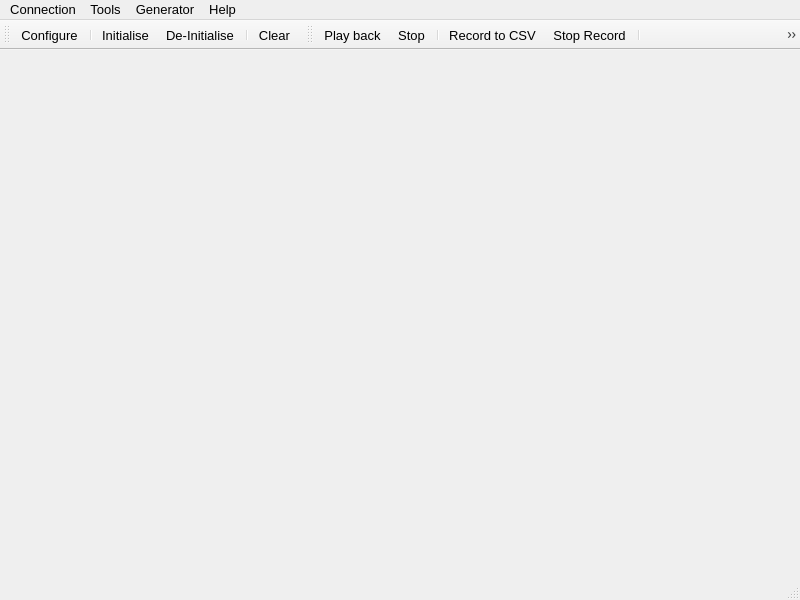
<?xml version="1.0" encoding="UTF-8"?>
<ui version="4.0">
 <class>MainWindow</class>
 <widget class="QMainWindow" name="MainWindow">
  <property name="geometry">
   <rect>
    <x>0</x>
    <y>0</y>
    <width>800</width>
    <height>600</height>
   </rect>
  </property>
  <property name="sizePolicy">
   <sizepolicy hsizetype="Expanding" vsizetype="Preferred">
    <horstretch>0</horstretch>
    <verstretch>0</verstretch>
   </sizepolicy>
  </property>
  <property name="font">
   <font>
    <family>Arial</family>
    <pointsize>10</pointsize>
   </font>
  </property>
  <property name="windowTitle">
   <string>iKonvert Gateway test by Digital Yacht</string>
  </property>
  <property name="documentMode">
   <bool>false</bool>
  </property>
  <widget class="QWidget" name="centralWidget">
   <property name="sizePolicy">
    <sizepolicy hsizetype="Fixed" vsizetype="Fixed">
     <horstretch>0</horstretch>
     <verstretch>0</verstretch>
    </sizepolicy>
   </property>
   <property name="maximumSize">
    <size>
     <width>300</width>
     <height>300</height>
    </size>
   </property>
   <property name="cursor">
    <cursorShape>ArrowCursor</cursorShape>
   </property>
   <property name="autoFillBackground">
    <bool>false</bool>
   </property>
  </widget>
  <widget class="QMenuBar" name="menuBar">
   <property name="geometry">
    <rect>
     <x>0</x>
     <y>0</y>
     <width>800</width>
     <height>17</height>
    </rect>
   </property>
   <widget class="QMenu" name="menuCalls">
    <property name="title">
     <string>Connection</string>
    </property>
    <addaction name="actionConnect"/>
    <addaction name="actionDisconnect"/>
    <addaction name="separator"/>
    <addaction name="actionQuit"/>
   </widget>
   <widget class="QMenu" name="menuTools">
    <property name="title">
     <string>Tools</string>
    </property>
    <addaction name="actionConfigure"/>
    <addaction name="actionClear"/>
   </widget>
   <widget class="QMenu" name="menuHelp">
    <property name="title">
     <string>Help</string>
    </property>
    <addaction name="actionAbout"/>
    <addaction name="actionAboutQt"/>
   </widget>
   <widget class="QMenu" name="menuGenerator">
    <property name="title">
     <string>Generator</string>
    </property>
    <addaction name="actionRun"/>
    <addaction name="actionStop"/>
    <addaction name="separator"/>
    <addaction name="actionRec"/>
    <addaction name="actionStop_Record"/>
    <addaction name="separator"/>
    <addaction name="actionSend"/>
    <addaction name="actionSend_126992"/>
   </widget>
   <addaction name="menuCalls"/>
   <addaction name="menuTools"/>
   <addaction name="menuGenerator"/>
   <addaction name="menuHelp"/>
  </widget>
  <widget class="QToolBar" name="mainToolBar">
   <attribute name="toolBarArea">
    <enum>TopToolBarArea</enum>
   </attribute>
   <attribute name="toolBarBreak">
    <bool>false</bool>
   </attribute>
   <addaction name="actionConfigure"/>
   <addaction name="separator"/>
   <addaction name="actionConnect"/>
   <addaction name="actionDisconnect"/>
   <addaction name="separator"/>
   <addaction name="actionClear"/>
  </widget>
  <widget class="QStatusBar" name="statusBar"/>
  <widget class="QToolBar" name="generatorToolBar">
   <property name="windowTitle">
    <string>toolBar</string>
   </property>
   <attribute name="toolBarArea">
    <enum>TopToolBarArea</enum>
   </attribute>
   <attribute name="toolBarBreak">
    <bool>false</bool>
   </attribute>
   <addaction name="actionRun"/>
   <addaction name="actionStop"/>
   <addaction name="separator"/>
   <addaction name="actionRec"/>
   <addaction name="actionStop_Record"/>
   <addaction name="separator"/>
   <addaction name="actionSend_126992"/>
   <addaction name="actionSend"/>
  </widget>
  <action name="actionAbout">
   <property name="text">
    <string>&amp;About</string>
   </property>
   <property name="toolTip">
    <string>About program</string>
   </property>
   <property name="shortcut">
    <string>Alt+A</string>
   </property>
  </action>
  <action name="actionAboutQt">
   <property name="text">
    <string>About Qt</string>
   </property>
  </action>
  <action name="actionConnect">
   <property name="icon">
    <iconset resource="terminal.qrc">
     <normaloff>:/images/connect.png</normaloff>:/images/connect.png</iconset>
   </property>
   <property name="text">
    <string>Initialise</string>
   </property>
   <property name="iconText">
    <string>Initialise</string>
   </property>
   <property name="toolTip">
    <string>Initialize the Gateway</string>
   </property>
   <property name="whatsThis">
    <string>Initialize the Gateway</string>
   </property>
   <property name="shortcut">
    <string>Ctrl+O</string>
   </property>
  </action>
  <action name="actionDisconnect">
   <property name="icon">
    <iconset resource="terminal.qrc">
     <normaloff>:/images/disconnect.png</normaloff>:/images/disconnect.png</iconset>
   </property>
   <property name="text">
    <string>De-Initialise</string>
   </property>
   <property name="iconText">
    <string>De-Initialise</string>
   </property>
   <property name="toolTip">
    <string>De-Initialize the Gateway</string>
   </property>
   <property name="whatsThis">
    <string>De-Initialize the Gateway</string>
   </property>
   <property name="shortcut">
    <string>Ctrl+D</string>
   </property>
  </action>
  <action name="actionConfigure">
   <property name="icon">
    <iconset resource="terminal.qrc">
     <normaloff>:/images/settings.png</normaloff>:/images/settings.png</iconset>
   </property>
   <property name="text">
    <string>&amp;Configure</string>
   </property>
   <property name="toolTip">
    <string>Configure serial port</string>
   </property>
   <property name="shortcut">
    <string>Alt+C</string>
   </property>
  </action>
  <action name="actionClear">
   <property name="icon">
    <iconset resource="terminal.qrc">
     <normaloff>:/images/clear.png</normaloff>:/images/clear.png</iconset>
   </property>
   <property name="text">
    <string>C&amp;lear</string>
   </property>
   <property name="toolTip">
    <string>Clear Window</string>
   </property>
   <property name="shortcut">
    <string>Alt+L</string>
   </property>
  </action>
  <action name="actionQuit">
   <property name="icon">
    <iconset resource="terminal.qrc">
     <normaloff>:/images/application-exit.png</normaloff>:/images/application-exit.png</iconset>
   </property>
   <property name="text">
    <string>&amp;Quit</string>
   </property>
   <property name="shortcut">
    <string>Ctrl+Q</string>
   </property>
  </action>
  <action name="actionRun">
   <property name="icon">
    <iconset resource="terminal.qrc">
     <normaloff>:/images/run.png</normaloff>:/images/run.png</iconset>
   </property>
   <property name="text">
    <string>Play back</string>
   </property>
   <property name="toolTip">
    <string>Start to generate sentences</string>
   </property>
   <property name="shortcut">
    <string>Ctrl+R</string>
   </property>
  </action>
  <action name="actionStop">
   <property name="icon">
    <iconset resource="terminal.qrc">
     <normaloff>:/images/stop.png</normaloff>:/images/stop.png</iconset>
   </property>
   <property name="text">
    <string>Stop</string>
   </property>
   <property name="toolTip">
    <string>Stop generating sentences</string>
   </property>
  </action>
  <action name="actionRec">
   <property name="icon">
    <iconset resource="terminal.qrc">
     <normaloff>:/images/rec.png</normaloff>:/images/rec.png</iconset>
   </property>
   <property name="text">
    <string>Record to CSV</string>
   </property>
   <property name="toolTip">
    <string>Record NMEA2000 Bus Data</string>
   </property>
  </action>
  <action name="actionStop_Record">
   <property name="icon">
    <iconset resource="terminal.qrc">
     <normaloff>:/images/stop.png</normaloff>:/images/stop.png</iconset>
   </property>
   <property name="text">
    <string>Stop Record</string>
   </property>
   <property name="toolTip">
    <string>Stop Recording</string>
   </property>
  </action>
  <action name="actionSend">
   <property name="icon">
    <iconset resource="terminal.qrc">
     <normaloff>:/images/send-button.png</normaloff>:/images/send-button.png</iconset>
   </property>
   <property name="text">
    <string>Send PGN from Clipboard</string>
   </property>
   <property name="toolTip">
    <string>Send content of the Clipboard to the Gateway</string>
   </property>
   <property name="shortcut">
    <string>Alt+R</string>
   </property>
  </action>
  <action name="actionSend_126992">
   <property name="icon">
    <iconset resource="terminal.qrc">
     <normaloff>:/images/clock.png</normaloff>:/images/clock.png</iconset>
   </property>
   <property name="text">
    <string>Send System Time PGN(126992)</string>
   </property>
   <property name="toolTip">
    <string>Send System Time PGN(126992)</string>
   </property>
  </action>
 </widget>
 <layoutdefault spacing="6" margin="11"/>
 <resources>
  <include location="terminal.qrc"/>
 </resources>
 <connections/>
</ui>
